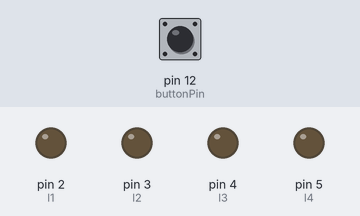
A sketch run on a simulated Arduino Uno, built with avr-gcc and run on an emulated ATmega328P. On the bench: output pins drawn as LEDs (lit = HIGH). The inputs (shaded band) are chosen by the test bench; at power-on: pin 12 (buttonPin) LOW.

Above: at 1.2 s.
1.3 s: pin 12 (buttonPin) pulled HIGH for 0.15 s
At 2.0 s:
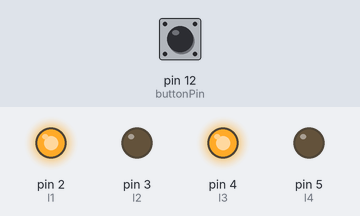
2.9 s: pin 12 (buttonPin) pulled HIGH for 1 s
At 3.2 s:
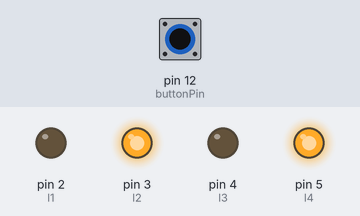
5.4 s: pin 12 (buttonPin) pulled HIGH for 3.2 s
At 6.3 s:
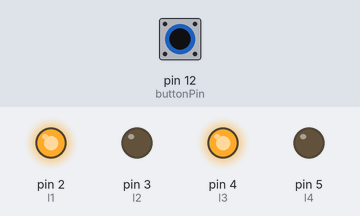
Timing chart, 0 to 8.4 s (numbered marks = the images above; inputs shaded):
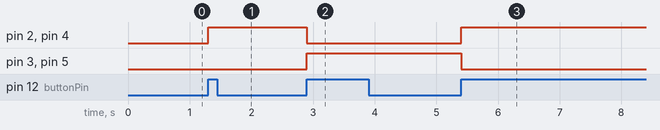

The sketch:

led_playdate.ino
```cpp
int l1 = 2;
int l2 = 3;
int l3 = 4;
int l4 = 5;

int buttonPin = 12;
int state = LOW;
int reading;
int pressed = false;
int previous = LOW;

unsigned long time = 0;
unsigned long debounce = 200UL;

void setup() {
  // put your setup code here, to run once:
  pinMode(l1, OUTPUT);
  pinMode(l2, OUTPUT);
  pinMode(l3, OUTPUT);
  pinMode(l4, OUTPUT);
  digitalWrite(l1, LOW);
  digitalWrite(l2, LOW);
  digitalWrite(l3, LOW);
  digitalWrite(l4, LOW);

  // button setup
  pinMode(buttonPin, INPUT);
}

void loop() {
  // put your main code here, to run repeatedly:
  reading = digitalRead(buttonPin);
  if(reading == HIGH && previous == LOW && millis() - time > debounce){
    pressed = true;
    if(state == HIGH){
      state = LOW;
    } else {
      state = HIGH;
    }
    time = millis();
  }

  if(pressed == true){
    if(state == HIGH){
      digitalWrite(l1, HIGH);
      digitalWrite(l2, LOW);
      digitalWrite(l3, HIGH);
      digitalWrite(l4, LOW);
    } else {
      digitalWrite(l1,LOW);
      digitalWrite(l2,HIGH);
      digitalWrite(l3,LOW);
      digitalWrite(l4, HIGH);
    }
  }
  previous = reading;
}
```

Measured:
- after the input at 1.3 s, pin 2 (l1), pin 4 (l3): LOW → HIGH at once
- after the input at 2.9 s, pin 2 (l1), pin 4 (l3): HIGH → LOW at once; pin 3 (l2), pin 5 (l4): LOW → HIGH at once
- after the input at 5.4 s, pin 2 (l1), pin 4 (l3): LOW → HIGH at once; pin 3 (l2), pin 5 (l4): HIGH → LOW at once
